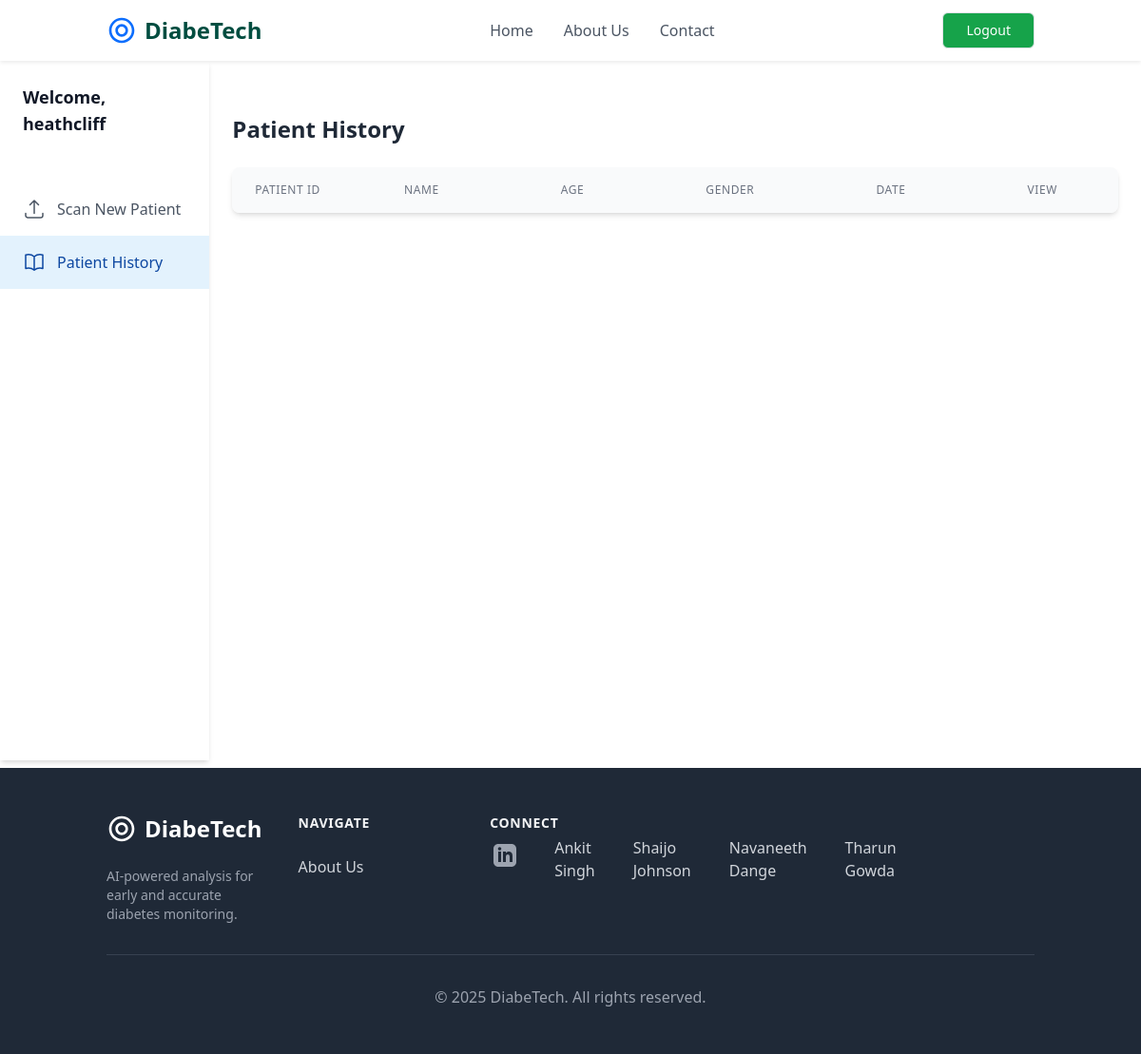
The page /patienthistory (signed in) on the database as committed earlier.
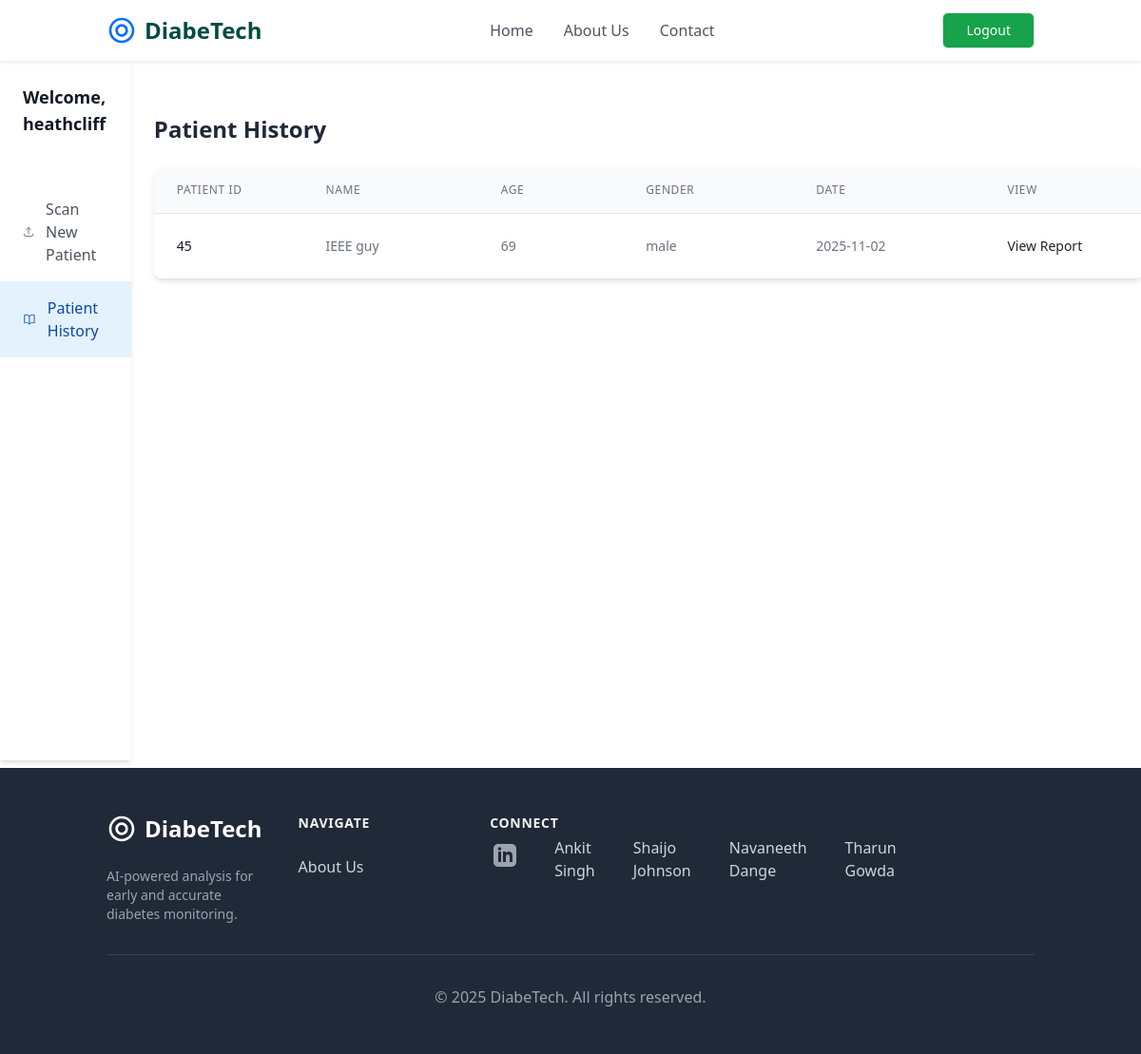
The same page on the database as committed later.
### retinopathy/modules.py (models this page shows, shortened)
class User(db.Model, UserMixin):
    id = db.Column(db.Integer, primary_key = True)
    username = db.Column(db.String(20), unique = True, nullable = False)
    email = db.Column(db.String(120), unique = True, nullable = False)
    password = db.Column(db.String(60), nullable = False)
    patients = db.relationship('Patient', backref = 'doctor', lazy = True)

class Patient(db.Model):
    patient_id = db.Column(db.String(20), unique = True, nullable = False, primary_key = True)
    name = db.Column(db.String(100), nullable = False)
    age = db.Column(db.Integer, nullable = False)
    sex = db.Column(db.String(10), nullable = False)
    RightEye_image_file = db.Column(db.String(100), nullable = False, default = 'default.jpg')
    LeftEye_image_file = db.Column(db.String(100), nullable = False, default = 'default.jpg')
    RightEye_diagnosis = db.Column(db.String(200), nullable = False)
    LeftEye_diagnosis = db.Column(db.String(200), nullable = False)
    date_uploaded = db.Column(db.DateTime, nullable = False, default = datetime.utcnow)
    user_id = db.Column(db.Integer, db.ForeignKey('user.id'), nullable = False)
    processed_RightEye_image_file = db.Column(db.String(100), nullable = True)
    processed_LeftEye_image_file = db.Column(db.String(100), nullable = True)
    RightEye_prediction = db.Column(db.Integer, nullable = True)
    LeftEye_prediction = db.Column(db.Integer, nullable = True)

### retinopathy/routes.py (the view)
@app.route('/patienthistory')
@login_required
def patient_history():
    patients = Patient.query.filter_by(user_id=current_user.id).all()
    return render_template('patienthistory.html', patients=patients)

### retinopathy/modules.py (called while the page is built)
@login_manager.user_loader
def load_user(user_id):
    return User.query.get(int(user_id))

### retinopathy/templates/patienthistory.html (shortened to what this page needs)
{% extends "layout.html" %}
{% block content %}
<div class="flex h-screen" style="height: calc(100vh - 64px);">
            <aside class="w-64 bg-white shadow-md hidden md:block">
                <div class="py-4 px-6">
                    <h2 class="text-lg font-semibold text-gray-900">Welcome, {{ current_user.username }}</h2>
                </div>
                <nav class="mt-6">
                    <a href="{{ url_for('analyze_image') }}" data-page="scan-patient" class="flex items-center px-6 py-3 text-gray-600 hover:bg-gray-100">
                        <svg class="h-6 w-6" xmlns="http://www.w3.org/2000/svg" fill="none" viewBox="0 0 24 24" stroke-width="1.5" stroke="currentColor"><path stroke-linecap="round" stroke-linejoin="round" d="M3 16.5v2.25A2.25 2.25 0 005.25 21h13.5A2.25 2.25 0 0021 18.75V16.5m-13.5-9L12 3m0 0l4.5 4.5M12 3v13.5" /></svg>
                        <span class="ml-3">Scan New Patient</span>
                    </a>
                    <a href="{{ url_for('patient_history') }}" data-page="patient-list" class="flex items-center px-6 py-3 bg-secondary-light text-secondary-dark font-medium">
                        <span class="ml-3">Patient History</span>
                    </a>
                </nav>
            </aside>
<div class="p-4 md:p-8">
    <main>
        <div class="mt-8">
            <h2 class="text-2xl font-semibold text-gray-800 mb-4">Patient History</h2>
                <div class="mt-6 bg-white shadow-md rounded-lg overflow-hidden">
                    <table class="min-w-max divide-y divide-gray-200">
                        <thead class="bg-gray-50">
                            <tr>
                                <th scope="col" class="px-6 py-3 text-left text-xs font-medium text-gray-500 uppercase tracking-wider">Patient ID</th>
                                <th scope="col" class="px-16 py-3 text-left text-xs font-medium text-gray-500 uppercase tracking-wider">Name</th>
                                <th scope="col" class="px-16 py-3 text-left text-xs font-medium text-gray-500 uppercase tracking-wider">Age</th>
                                <th scope="col" class="px-16 py-3 text-left text-xs font-medium text-gray-500 uppercase tracking-wider">Gender</th>
                                <th scope="col" class="px-16 py-3 text-left text-xs font-medium text-gray-500 uppercase tracking-wider">Date</th>
                                <th scope="col" class="px-16 py-3 text-left text-xs font-medium text-gray-500 uppercase tracking-wider">View</th>
                            </tr>
                        </thead>
                        <tbody class="bg-white divide-y divide-gray-200">
                        {% for patient in patients %}
                            <tr>
                                <td class="px-6 py-4 whitespace-nowrap text-sm font-medium text-gray-900">{{ patient.patient_id }}</td>
                                <td class="px-16 py-4 whitespace-nowrap text-sm text-gray-500">{{ patient.name }}</td>
                                <td class="px-16 py-4 whitespace-nowrap text-sm text-gray-500">{{ patient.age }}</td>
                                <td class="px-16 py-4 whitespace-nowrap text-sm text-gray-500">{{ patient.sex }}</td>
                                <td class="px-16 py-4 whitespace-nowrap text-sm text-gray-500">{{ patient.date_uploaded.strftime('%Y-%m-%d') }}
                                <td class="px-16 py-4 whitespace-nowrap text-right text-sm font-medium">
                                    <a href="{{ url_for('patient_report', patient_id=patient.patient_id) }}" class="text-secondary-DEFAULT hover:text-secondary-dark">View Report</a>
                                </td>
                            </tr>
                        {% endfor %}
                        </tbody>
                    </table>
                </div>
            </div>
        </main>
    </div>
{% endblock content %}

### retinopathy/templates/layout.html (shortened to what this page needs)
<!DOCTYPE html>
<html lang="en">
<head>
    <script src="https://cdn.tailwindcss.com"></script>
    <link href="https://cdn.jsdelivr.net/npm/bootstrap@5.1.3/dist/css/bootstrap.min.css" rel="stylesheet">
</head>
<body>
        <header class="bg-white shadow-sm sticky top-0 z-50">
            <nav class="container mx-auto px-4 sm:px-6 lg:px-8">
                <div class="flex justify-between items-center h-16">
                    <a href="{{ url_for('home') }}" data-page="home" class="flex-shrink-0 flex items-center">
                        <span class="ml-2 text-2xl font-bold text-primary-dark">DiabeTech</span>
                    </a>
                    <div class="hidden md:flex md:items-center md:space-x-8">
                        <a href="{{ url_for('home') }}" data-page="home" class="font-medium text-gray-600 hover:text-primary transition">Home</a>
                        <a href="{{ url_for('about') }}" data-page="about" class="font-medium text-gray-600 hover:text-primary transition">About Us</a>
                        <a href="#main-footer" data-page="contact" class="font-medium text-gray-600 hover:text-primary transition">Contact</a>
                    </div>
                     {% if not current_user.is_authenticated %}
                     <div class="flex  justify-center gap-10 ">
                        <a href="{{ url_for('login') }}" data-page="patient-list" class="hidden md:inline-flex px-4 py-2 border border-transparent text-sm font-medium rounded-md text-white bg-green-600 hover:bg-green-900 transition hover:scale-105">
                            Login
                        </a>
                        <a href="{{ url_for('register') }}" data-page="patient-list" class="hidden md:inline-flex px-4 py-2 border border-transparent text-sm font-medium rounded-md text-white bg-green-600 hover:bg-green-900 transition hover:scale-105">
                             Register
                        </a>
                    </div>
                    {% else %}
                        <a href="{{ url_for('logout') }}" class="hidden md:inline-flex items-center px-4 py-2 border border-transparent text-sm font-medium rounded-md text-white bg-green-600 hover:bg-green-900 transition hover:scale-105">
                            Logout
                        </a>
                    {% endif %}
            </nav>
        </header>
        <main>
            {% block content %}{% endblock %}
        </main>
        <footer id="main-footer" class="bg-gray-800 text-gray-300 mt-2">
            <div class="container mx-auto px-4 sm:px-6 lg:px-8 py-12">
                <div class="grid grid-cols-2 md:grid-cols-4 lg:grid-cols-5 gap-8">
                    <div class="col-span-2 lg:col-span-1">
                        <div class="flex items-center">
                            <span class="ml-2 text-2xl font-bold text-white">DiabeTech</span>
                        </div>
                        <p class="mt-4 text-sm text-gray-400">AI-powered analysis for early and accurate diabetes monitoring.</p>
                    </div>
                    <div>
                        <h3 class="text-sm font-semibold text-gray-100 tracking-wider uppercase">Navigate</h3>
                        <ul class="mt-4 space-y-2">
                            <li><a href="{{ url_for('about') }}" data-page="about" class="text-base text-gray-300 hover:text-white">About Us</a></li>
                    </div>
                    <div>
                        <h3 class="text-sm font-semibold text-gray-100 tracking-wider uppercase">Connect</h3>
                        <div class="flex gap-10 mt-1 pl-1 ">
                            <a class="text-gray-400 hover:text-white">
                                <a href="https://www.linkedin.com/in/ankit-singh-a16a51334?utm_source=share&utm_campaign=share_via&utm_content=profile&utm_medium=android_app" class="block">Ankit Singh</a>
                                <a href="https://www.linkedin.com/in/shaijo-johnson-698a42334?utm_source=share&utm_campaign=share_via&utm_content=profile&utm_medium=android_app" class="block">Shaijo Johnson</a>
                                <a href="https://www.linkedin.com/in/h-navaneeth-dange-7b820b330?utm_source=share&utm_campaign=share_via&utm_content=profile&utm_medium=android_app" class="block">Navaneeth Dange</a>
                                <a href="https://www.linkedin.com/in/tharun-944249366?utm_source=share&utm_campaign=share_via&utm_content=profile&utm_medium=android_app" class="block">Tharun Gowda</a>
                            </a>
                        </div>
                    </div>
                </div>
                <div class="mt-8 border-t border-gray-700 pt-8 text-center">
                    <p class="text-base text-gray-400">&copy; 2025 DiabeTech. All rights reserved.</p>
                </div>
            </div>
        </footer>
    </body>

Rows that differ between the two databases and show on the page:
added Patient: patient_id "45", name "IEEE guy", age "69", sex "male", date_uploaded "2025-11-02"
